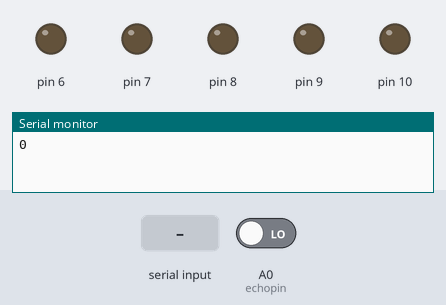
A sketch run on a simulated Arduino Uno, built with avr-gcc and run on an emulated ATmega328P. Parts: output pins drawn as LEDs (lit = HIGH), the last lines printed to the serial monitor. The inputs (shaded band) are chosen by the test bench; at power-on: A0 (echopin) LOW. Pins used as bus, display or sensor lines are not drawn.

Above: at 1.7 s.
1.8 s: "1\n" received over the second serial link
At 3.7 s:
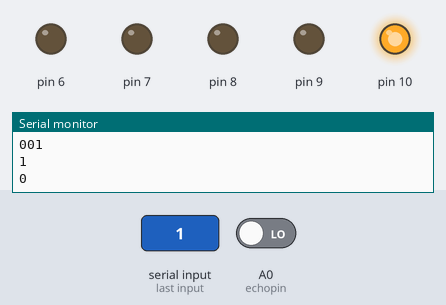
4.0 s: "2\n" received over the second serial link
At 5.7 s:
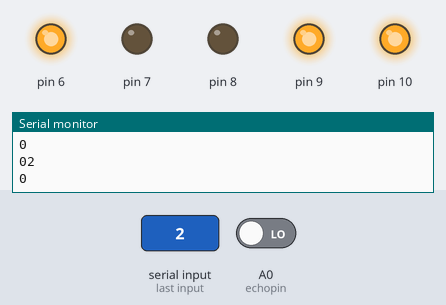
6.0 s: "0\n" received over the second serial link
At 7.6 s:
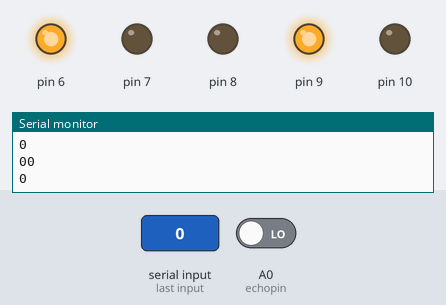
8.0 s: "3\n" received over the second serial link
At 9.4 s:
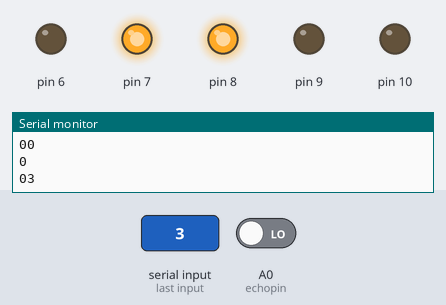
10.0 s: "4\n" received over the second serial link
At 11.3 s:
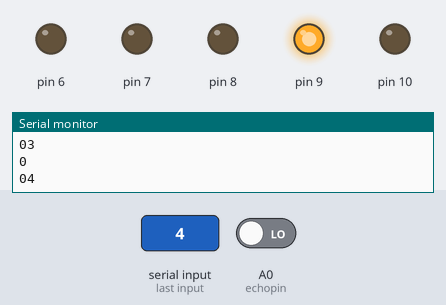
12.0 s: "5\n" received over the second serial link
At 13.1 s:
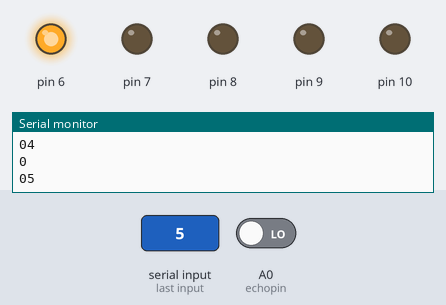
Timing chart, 0 to 15.0 s (numbered marks = the images above; inputs shaded):
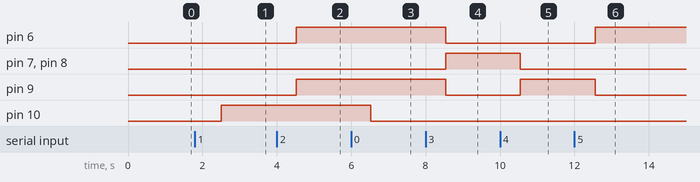

Measured:
- after the input at 1.8 s, pin 10: LOW → HIGH after 0.71 s
- after the input at 4.0 s, pin 6, pin 9: LOW → HIGH after 0.52 s
- after the input at 6.0 s, pin 10: HIGH → LOW after 0.53 s
- after the input at 8.0 s, pin 6, pin 9: HIGH → LOW after 0.54 s; pin 7, pin 8: LOW → HIGH after 0.54 s
- after the input at 10.0 s, pin 7, pin 8: HIGH → LOW after 0.54 s; pin 9: LOW → HIGH after 0.54 s
- after the input at 12.0 s, pin 6: LOW → HIGH after 0.55 s; pin 9: HIGH → LOW after 0.55 s

The sketch:

Bee.ino
```cpp
#include <SoftwareSerial.h>

#define echopin  A0 // echo pin
#define trigpin A1 // Trigger pin

SoftwareSerial BT(0, 1); // 0 -> TX PIN , 1 -> RX PIN , check with ardiono and bluetooth module fro clarity

char Incoming_value = 0;
long duration;
int distanceFwd;

void setup()
{
  Serial.begin(9600);
  BT.begin(9600); // Setting the baud rate of Software Serial Library
  delay(500);
  pinMode(trigpin, OUTPUT);
  pinMode(echopin, INPUT );
  pinMode(10, OUTPUT);
  pinMode(9, OUTPUT);
  pinMode(8, OUTPUT);
  pinMode(7, OUTPUT);
  pinMode(6, OUTPUT);
}

void loop()
{
  if(BT.available() > 0)
  {
    Incoming_value = BT.read();
    Serial.print(Incoming_value);
    Serial.print("\n");
    if(Incoming_value == '1'){
      digitalWrite(10, HIGH);
      Serial.print(Incoming_value);
      Serial.print("\n");}
    else if(Incoming_value == '0'){
      digitalWrite(10, LOW);}
    else if(Incoming_value == '2'){
      digitalWrite(6, HIGH);
      digitalWrite(9, HIGH);
      digitalWrite(7, LOW);
      digitalWrite(8, LOW);}
    else if(Incoming_value == '3'){
      digitalWrite(7, HIGH);
      digitalWrite(8, HIGH);
      digitalWrite(6, LOW);
      digitalWrite(9, LOW);}
    else if(Incoming_value == '4'){
      digitalWrite(9, HIGH);
      digitalWrite(8, LOW);
      digitalWrite(6, LOW);
      digitalWrite(7, LOW);}
    else if(Incoming_value == '5'){
      digitalWrite(6, HIGH);
      digitalWrite(8, LOW);
      digitalWrite(9, LOW);
      digitalWrite(7, LOW);}

  }

  distanceFwd = data();
  BT.print(distanceFwd); //send distance to MIT App
  BT.println(";");
  Serial.print(distanceFwd);
}

long data()
{
  digitalWrite(trigpin,LOW);
  delayMicroseconds(2);
  digitalWrite(trigpin,HIGH);
  delayMicroseconds(10);
  duration=pulseIn (echopin,HIGH);
  return duration / 29 / 2;
}
```
